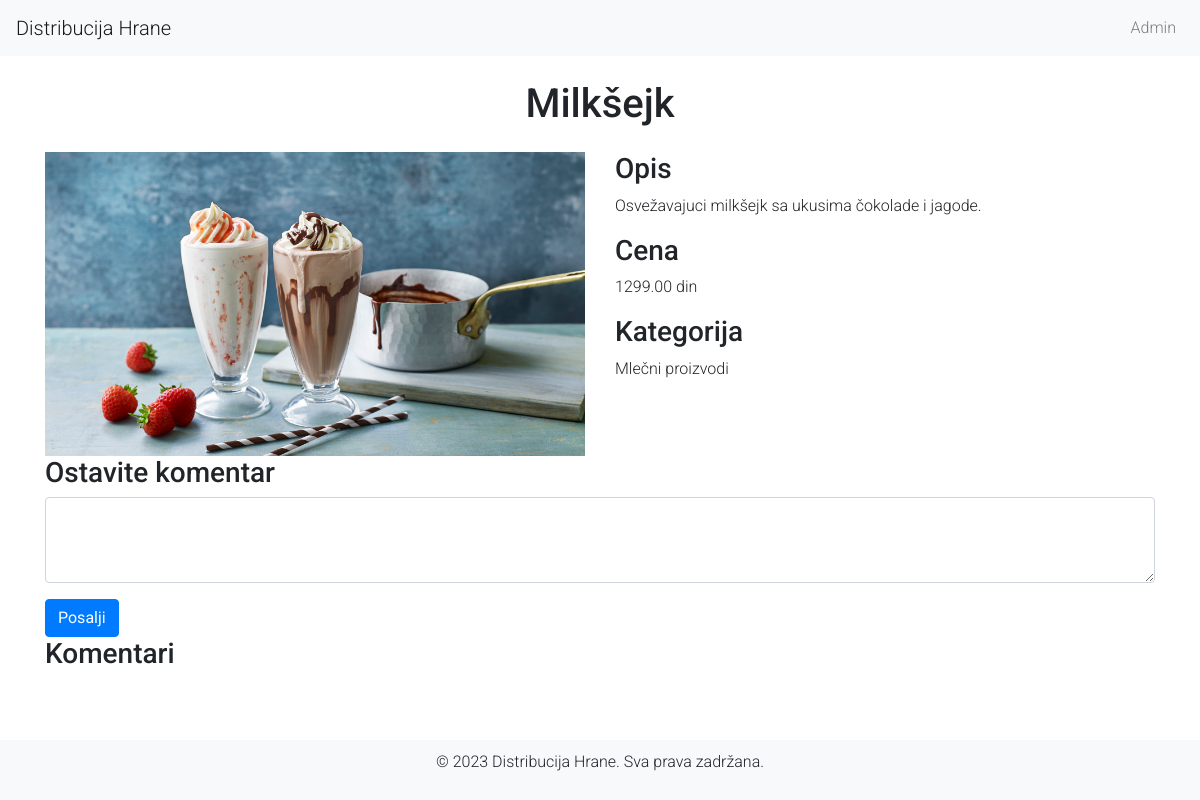
The page /proizvod.php?id=10 on the database as committed earlier.
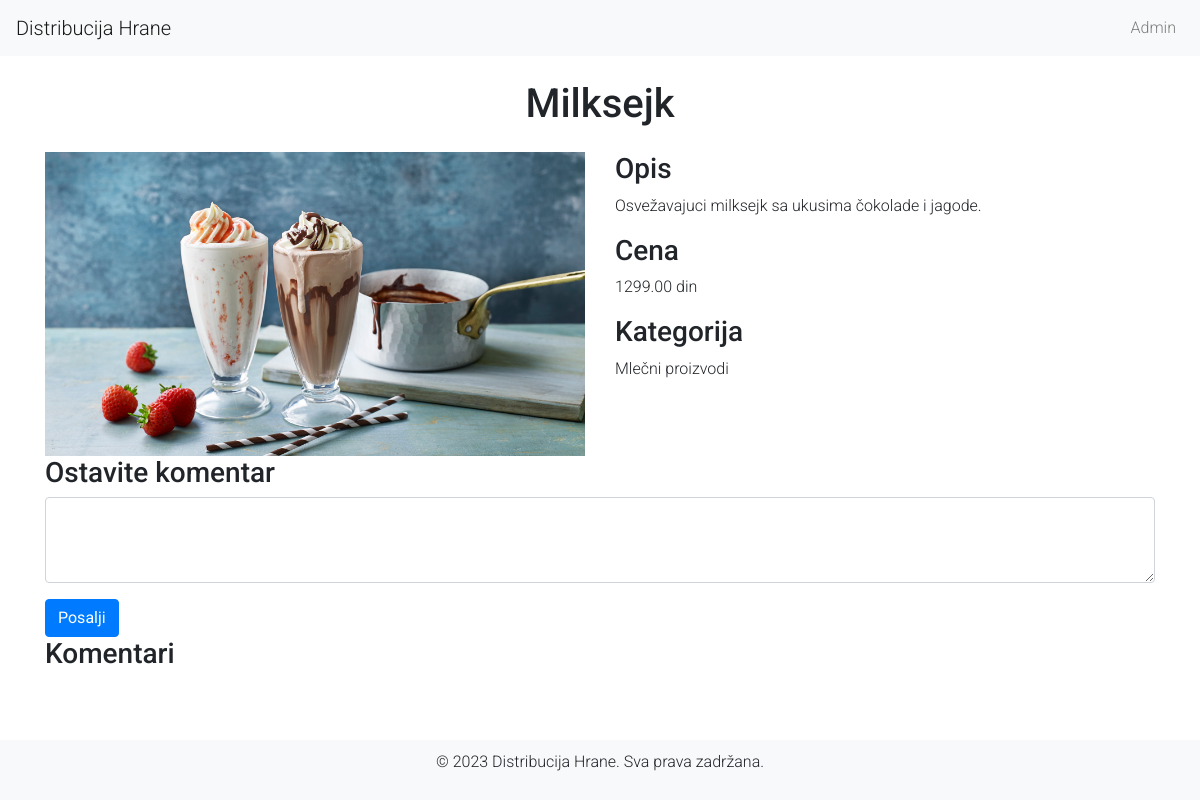
The same page on the database as committed later.
### tables this page shows
CREATE TABLE `proizvodi` (
  `id` int(11) NOT NULL,
  `ime` varchar(100) NOT NULL,
  `opis` text,
  `cena` decimal(10,2) NOT NULL,
  `kategorija` varchar(50) DEFAULT NULL,
  `slika` varchar(255) DEFAULT NULL
);

### proizvod.php (the view, shortened to what this page needs)
<?php
include 'db_connect.php';
$id = $_GET['id'];
$sql = "SELECT * FROM proizvodi WHERE id = ?";
$stmt = $conn->prepare($sql);
$stmt->bind_param("i", $id);
$stmt->execute();
$result = $stmt->get_result();
$proizvod = $result->fetch_assoc();
?>
<!DOCTYPE html>
<html lang="en">
<head>
    <link href="https://stackpath.bootstrapcdn.com/bootstrap/4.5.2/css/bootstrap.min.css" rel="stylesheet">
    <link href="css/styles.css" rel="stylesheet">
</head>
<body>
    <nav class="navbar navbar-expand-lg navbar-light bg-light">
        <a class="navbar-brand" href="index.php">Distribucija Hrane</a>
        <div class="collapse navbar-collapse" id="navbarNav">
            <ul class="navbar-nav ml-auto">
                <li class="nav-item">
                    <a class="nav-link" href="login.php">Admin</a>
                </li>
            </ul>
        </div>
    </nav>
    <div class="container">
        <h1 class="my-4 text-center"><?php echo htmlspecialchars($proizvod['ime']); ?></h1>
        <div class="row">
            <div class="col-md-6">
                <img src="<?php echo htmlspecialchars($proizvod['slika']); ?>" class="img-fluid product-img" alt="<?php echo htmlspecialchars($proizvod['ime']); ?>">
            </div>
            <div class="col-md-6">
                <h3>Opis</h3>
                <p><?php echo htmlspecialchars($proizvod['opis']); ?></p>
                <h3>Cena</h3>
                <p><?php echo htmlspecialchars($proizvod['cena']); ?> din</p>
                <h3>Kategorija</h3>
                <p><?php echo htmlspecialchars($proizvod['kategorija']); ?></p>
            </div>
        </div>
        <div class="comment-box">
            <h3>Ostavite komentar</h3>
            <form method="post" action="proizvod.php?id=<?php echo $id; ?>">
                <div class="form-group">
                    <textarea class="form-control" name="komentar" rows="3" required></textarea>
                </div>
                <button type="submit" class="btn btn-primary">Posalji</button>
            </form>
        </div>
        <div class="comments">
            <h3>Komentari</h3>
        </div>
    </div>
    <footer>
        <p>&copy; 2023 Distribucija Hrane. Sva prava zadržana.</p>
    </footer>
</body>
</html>

Rows that differ between the two databases and show on the page:
changed proizvodi "Mlečni proizvodi": ime "Milkšejk" → "Milksejk"; opis "Osvežavajuci milkšejk sa ukusima čokolade i jagode." → "Osvežavajuci milksejk sa ukusima čokolade i jagode."
